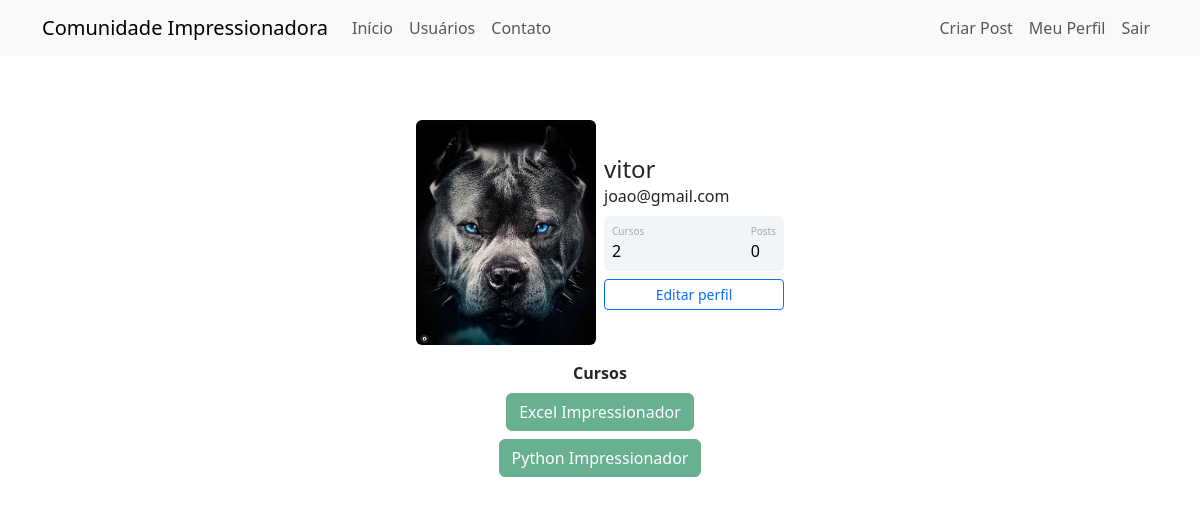
/perfil (signed in), run on an earlier commit of the app's database.
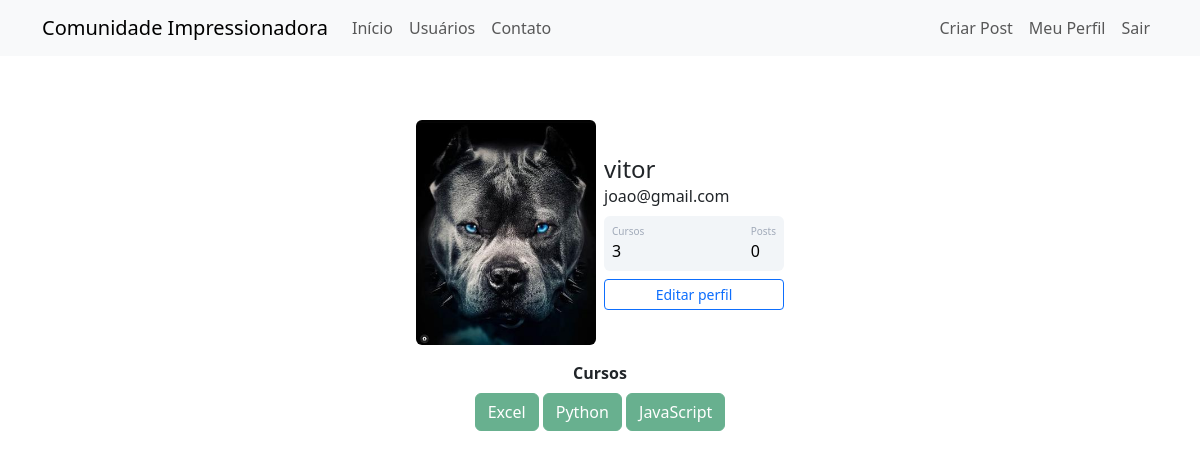
And on a later commit of the database.
### comunidadeimpressionadora/models.py (models this page shows)
class Usuario(database.Model, UserMixin):
    id = database.Column(database.Integer, primary_key=True)
    username = database.Column(database.String, nullable=False)
    email = database.Column(database.String, nullable=False, unique=True)
    senha = database.Column(database.String, nullable=False)
    foto_perfil = database.Column(database.String, default='default.jpg')
    post = database.relationship('Post', backref='autor', lazy=True)
    cursos = database.Column(database.String, nullable=False, default='Não Informado')

### comunidadeimpressionadora/routes.py (the view)
@app.route('/perfil')
@login_required
def perfil():
    foto_perfil = url_for("static", filename=f"fotos_perfil/{current_user.foto_perfil}")
    return render_template('perfil.html', foto_perfil=foto_perfil)

### comunidadeimpressionadora/models.py (called while the page is built)
@login_manager.user_loader
def load_usuario(id_usuario):
    return Usuario.query.get(int(id_usuario))

### comunidadeimpressionadora/templates/perfil.html (shortened to what this page needs)
{% extends 'base.html' %}
{% block body %}
        <div class="container mt-5 d-flex justify-content-center">
            <div class="card p-3">
                <div class="d-flex align-items-center">
                    <div class="image pe-2">
                <img src="{{ foto_perfil }}" class="rounded" width="180" >
                </div>
                <div class="ml-3 w-100">
                   <h4 class="mb-0 mt-0">{{ current_user.username }}</h4>
                   <span>{{ current_user.email }}</span>
                   <div class="p-2 mt-2 bg-primary d-flex justify-content-between rounded text-white stats">
                       {% if "Não Informado" in current_user.cursos %}
                               <div class="d-flex flex-column"><span class="articles">Cursos</span><span class="number1">0 </span>
                       {% else %}
                    <div class="d-flex flex-column"><span class="articles">Cursos</span><span class="number1">{{ current_user.cursos.count(';') + 1}} </span>
                        {% endif %}
                    </div>
                    <div class="d-flex flex-column"><span class="rating">Posts</span><span class="number3">0</span>
                    </div>
                   </div>
                   <div class="button mt-2 d-flex flex-row align-items-center">
                       <a class= "w-100" href="{{url_for('editar_perfil')}}"><button class="btn btn-sm btn-outline-primary w-100">Editar perfil</button></a>
                   </div>
                </div>
                </div>
            </div>
        </div>
<div class="row justify-content-center">
    <div class="col col-4" style="text-align: center">
        <strong>Cursos</strong>
        <br>
                {% for curso in current_user.cursos.split(';') %}
                <button type="button" class="btn btn-success mt-2" disabled>{{curso}}</button>
                {% endfor %}
    </div>
</div>
{% endblock %}

### comunidadeimpressionadora/templates/base.html (shortened to what this page needs)
<!DOCTYPE html>
<html lang="pt-br">
<head>
    <link href="https://cdn.jsdelivr.net/npm/bootstrap@5.3.0-alpha1/dist/css/bootstrap.min.css" rel="stylesheet">
    <link rel="stylesheet" type="text/css" href="{{url_for('static', filename='main.css')}}">
</head>
<body>
    {% include 'navbar.html' %}
  {% block body %}
  {% endblock %}
</body>
</html>

### comunidadeimpressionadora/templates/navbar.html (shortened to what this page needs)
  <nav class="navbar navbar-expand-lg navbar-light bg-light">
    <div class="container-fluid container">
      <a class="navbar-brand" href="{{ url_for('home') }}">Comunidade Impressionadora</a>
      <div class="collapse navbar-collapse" id="navbarSupportedContent">
        <ul class="navbar-nav me-auto mb-2 mb-lg-0">
          <li class="nav-item">
            <a class="nav-link " aria-current="page" href="{{ url_for('home') }}">Início</a>
          </li>
          <li class="nav-item">
            <a class="nav-link " href="{{ url_for('usuarios') }}">Usuários</a>
          </li>
          <li class="nav-item">
            <a class="nav-link " href="{{ url_for('contato') }}">Contato</a>
          </li>
        </ul>
        <ul class="d-flex navbar-nav ">
          {% if current_user.is_authenticated %}
              <li class="nav-item">
                <a class="nav-link " href="{{ url_for('criar_post') }}">Criar Post</a>
              </li>
              <li class="nav-item">
                <a class="nav-link " href="{{ url_for('perfil') }}">Meu Perfil</a>
              </li>
              <li class="nav-item">
                <a class="nav-link " href="{{ url_for('sair') }}">Sair</a>
              </li>
          {% endif %}
        </ul>
      </div>
    </div>
  </nav>

### comunidadeimpressionadora/static/main.css (style rules this page uses)
.card { width: 400px; border: none; border-radius: 10px; background-color: #fff; }
.stats { background: #f2f5f8 !important; color: #000 !important; }
.articles { font-size:10px; color: #a1aab9; }
.number1 { font-weight:500; }
.rating { font-size:10px; color: #a1aab9; }
.number3 { font-weight:500; }

What changed in the data, as far as the page shows it:
changed Usuario "vitor": cursos "2" → "3"
Also different on the page:
new list line: "Excel"
new list line: "Python"
new list line: "JavaScript"
list line gone: "Excel Impressionador"
list line gone: "Python Impressionador"
